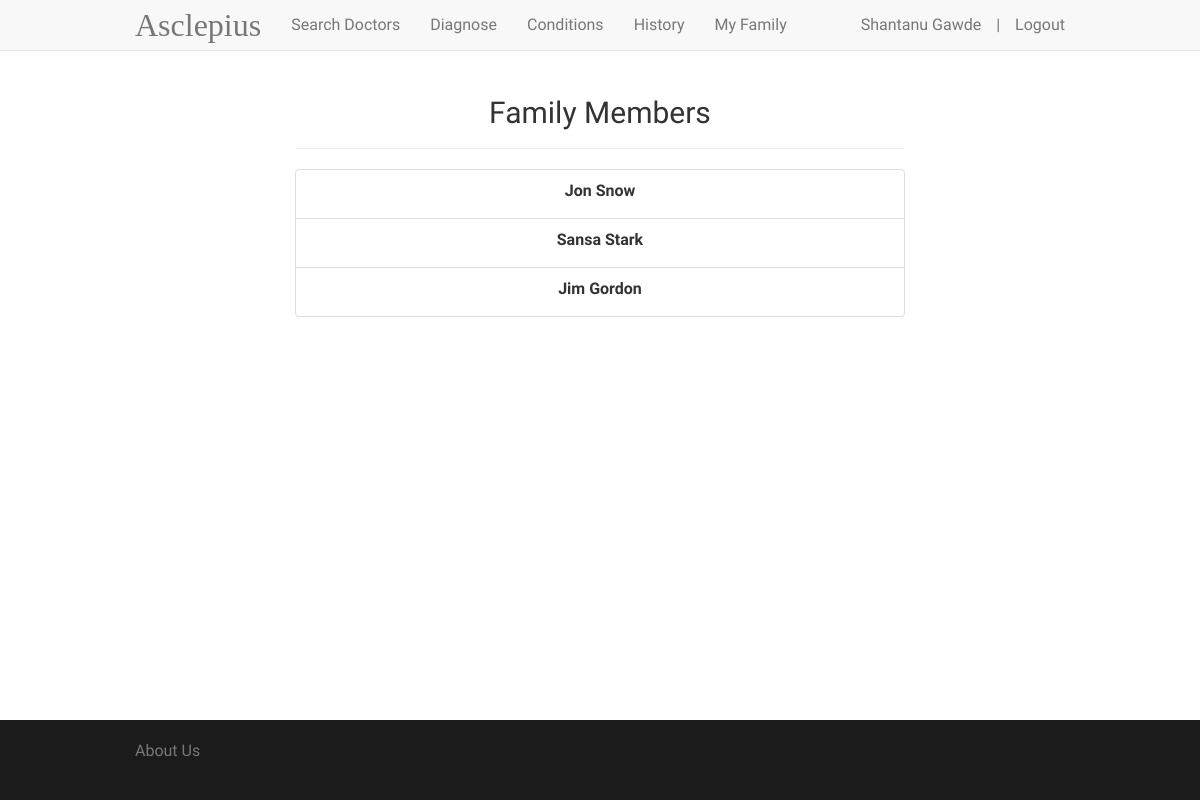
Before: /viewfamily (signed in) with the older database file.
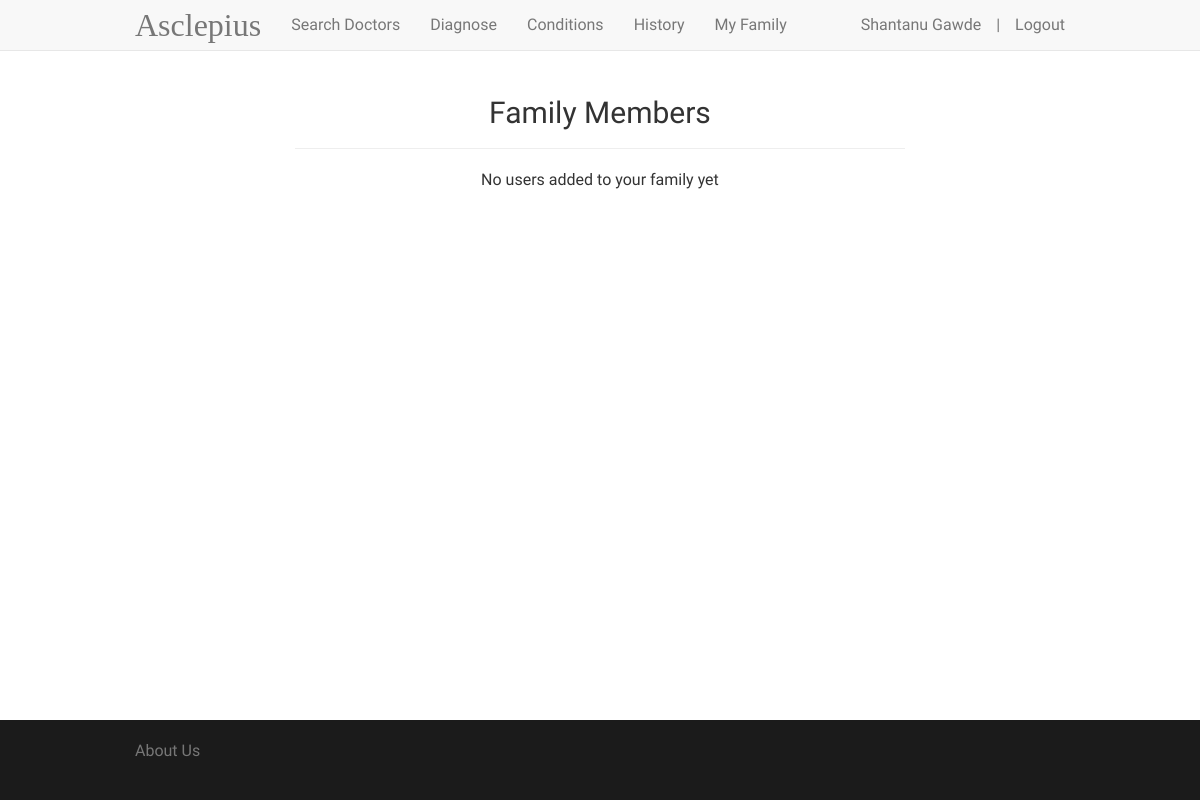
After: the same page with the newer database file.
### app/models.py (models this page shows, shortened)
class User(UserMixin, db.Model):
    __tablename__ = 'users'
    id = db.Column(db.Integer, primary_key=True)
    name = db.Column(db.String(120), unique=True, index=True)
    age = db.Column(db.Integer)
    email = db.Column(db.String(120), unique=True, index=True)
    gender = db.Column(db.String(120))
    locality = db.Column(db.String(120))
    conditions = db.relationship('Condition',
                                 secondary=conditionhistory,
                                 backref=db.backref('users', lazy='dynamic'),
                                 lazy='dynamic')
    risks = db.relationship('Risk',
                                 secondary=riskuser,
                                 backref=db.backref('users', lazy='dynamic'),
                                 lazy='dynamic')
    password_hash = db.Column(db.String(128))
    family_id = db.Column(db.Integer, default=0)
    @property
    def password(self):
        raise AttributeError('password is not a readable attribute')

### app/views.py (the view)
@app.route('/viewfamily', methods=['GET', 'POST'])
@login_required
def viewfamily():
    form = SearchFamilyForm()
    if g.user.family_id != 0:
        allmembers = User.query.filter_by(family_id=0).all()
    else:
        allmembers = User.query.all()
    form.members.choices = [(x.id, x.name) for x in allmembers if x.family_id != g.user.family_id]
    my_family = User.query.filter_by(family_id=g.user.family_id).all()
    form.my_members.choices = [(x.id, x.name) for x in my_family if
                               x.family_id != 0 and x.id != g.user.id]
    return render_template('viewfamily.html', title='View Family', form=form)

### app/models.py (called while the page is built)
@login_manager.user_loader
def load_user(user_id):
    return User.query.get(int(user_id))

### app/views.py (called while the page is built)
@app.before_request
def before_request():
    g.user = current_user

### app/templates/viewfamily.html (shortened to what this page needs)
{% extends "base.html" %}
{% block content %}
<div class="container" style="padding-top: 3%; display: none">
    <div class="row"
         style="padding-top: 20px; padding-bottom: 20px; font-family: 'Josefin Sans', sans-serif; font-size: 16px; border-top: 1px">
        <div align="center">
            <div class="col-md-8 col-md-offset-2">
                <div class="page-header">
                    <h2>Family Members</h2>
                </div>
                {% if form.my_members.choices|length > 0 %}
                <ul class="list-group" id="myfam">
                    {% for mem in form.my_members %}
                    <li class="list-group-item">{{ mem.label }}</li>
                    {% endfor %}
                </ul>
                {% else %}
                <p>No users added to your family yet</p>
                {% endif %}
            </div>
        </div>
    </div>
</div>
{% endblock %}

Changed rows visible on the page:
removed User: label "Jon Snow"
removed User: label "Sansa Stark"
removed User: label "Jim Gordon"
Other visible differences:
text now shown: "No users added to your family yet"
